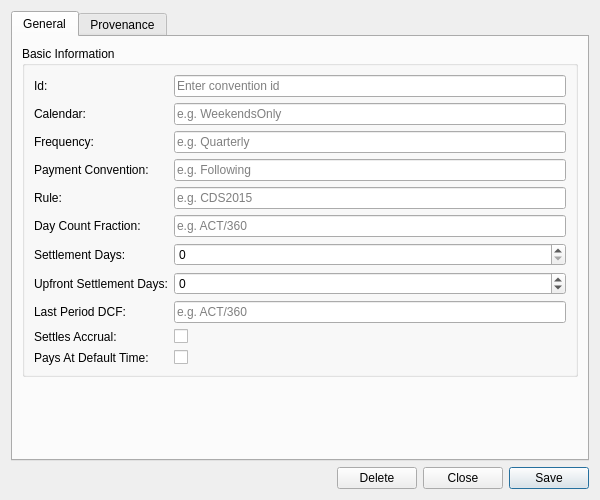
<?xml version="1.0" encoding="UTF-8"?>
<ui version="4.0">
 <class>CdsConventionDetailDialog</class>
 <widget class="QWidget" name="CdsConventionDetailDialog">
  <property name="geometry">
   <rect>
    <x>0</x>
    <y>0</y>
    <width>600</width>
    <height>500</height>
   </rect>
  </property>
  <property name="sizePolicy">
   <sizepolicy hsizetype="Preferred" vsizetype="Preferred">
    <horstretch>0</horstretch>
    <verstretch>0</verstretch>
   </sizepolicy>
  </property>
  <property name="minimumSize">
   <size>
    <width>600</width>
    <height>500</height>
   </size>
  </property>
  <property name="windowTitle">
   <string>CDS Convention Details</string>
  </property>
  <layout class="QVBoxLayout" name="verticalLayout">
   <item>
    <widget class="QTabWidget" name="tabWidget">
     <property name="currentIndex"><number>0</number></property>
     <widget class="QWidget" name="generalTab">
      <attribute name="title"><string>General</string></attribute>
      <layout class="QVBoxLayout" name="generalLayout">
       <item>
        <widget class="QGroupBox" name="basicInfoGroup">
         <property name="title">
          <string>Basic Information</string>
         </property>
         <layout class="QFormLayout" name="formLayout">
          <item row="0" column="0">
           <widget class="QLabel" name="labelId">
            <property name="text">
             <string>Id:</string>
            </property>
           </widget>
          </item>
          <item row="0" column="1">
           <widget class="QLineEdit" name="idEdit">
            <property name="placeholderText">
             <string>Enter convention id</string>
            </property>
           </widget>
          </item>
          <item row="1" column="0">
           <widget class="QLabel" name="labelCalendar">
            <property name="text">
             <string>Calendar:</string>
            </property>
           </widget>
          </item>
          <item row="1" column="1">
           <widget class="QLineEdit" name="calendarEdit">
            <property name="placeholderText">
             <string>e.g. WeekendsOnly</string>
            </property>
           </widget>
          </item>
          <item row="2" column="0">
           <widget class="QLabel" name="labelFrequency">
            <property name="text">
             <string>Frequency:</string>
            </property>
           </widget>
          </item>
          <item row="2" column="1">
           <widget class="QLineEdit" name="frequencyEdit">
            <property name="placeholderText">
             <string>e.g. Quarterly</string>
            </property>
           </widget>
          </item>
          <item row="3" column="0">
           <widget class="QLabel" name="labelPaymentConvention">
            <property name="text">
             <string>Payment Convention:</string>
            </property>
           </widget>
          </item>
          <item row="3" column="1">
           <widget class="QLineEdit" name="paymentConventionEdit">
            <property name="placeholderText">
             <string>e.g. Following</string>
            </property>
           </widget>
          </item>
          <item row="4" column="0">
           <widget class="QLabel" name="labelRule">
            <property name="text">
             <string>Rule:</string>
            </property>
           </widget>
          </item>
          <item row="4" column="1">
           <widget class="QLineEdit" name="ruleEdit">
            <property name="placeholderText">
             <string>e.g. CDS2015</string>
            </property>
           </widget>
          </item>
          <item row="5" column="0">
           <widget class="QLabel" name="labelDayCountFraction">
            <property name="text">
             <string>Day Count Fraction:</string>
            </property>
           </widget>
          </item>
          <item row="5" column="1">
           <widget class="QLineEdit" name="dayCountFractionEdit">
            <property name="placeholderText">
             <string>e.g. ACT/360</string>
            </property>
           </widget>
          </item>
          <item row="6" column="0">
           <widget class="QLabel" name="labelSettlementDays">
            <property name="text">
             <string>Settlement Days:</string>
            </property>
           </widget>
          </item>
          <item row="6" column="1">
           <widget class="QSpinBox" name="settlementDaysEdit">
            <property name="minimum">
             <number>0</number>
            </property>
            <property name="maximum">
             <number>10</number>
            </property>
           </widget>
          </item>
          <item row="7" column="0">
           <widget class="QLabel" name="labelUpfrontSettlementDays">
            <property name="text">
             <string>Upfront Settlement Days:</string>
            </property>
           </widget>
          </item>
          <item row="7" column="1">
           <widget class="QSpinBox" name="upfrontSettlementDaysEdit">
            <property name="minimum">
             <number>-1</number>
            </property>
            <property name="maximum">
             <number>10</number>
            </property>
            <property name="specialValueText">
             <string>(unset)</string>
            </property>
           </widget>
          </item>
          <item row="8" column="0">
           <widget class="QLabel" name="labelLastPeriodDayCountFraction">
            <property name="text">
             <string>Last Period DCF:</string>
            </property>
           </widget>
          </item>
          <item row="8" column="1">
           <widget class="QLineEdit" name="lastPeriodDayCountFractionEdit">
            <property name="placeholderText">
             <string>e.g. ACT/360</string>
            </property>
           </widget>
          </item>
          <item row="9" column="0">
           <widget class="QLabel" name="labelSettlesAccrual">
            <property name="text">
             <string>Settles Accrual:</string>
            </property>
           </widget>
          </item>
          <item row="9" column="1">
           <widget class="QCheckBox" name="settlesAccrualEdit">
            <property name="text">
             <string/>
            </property>
           </widget>
          </item>
          <item row="10" column="0">
           <widget class="QLabel" name="labelPaysAtDefaultTime">
            <property name="text">
             <string>Pays At Default Time:</string>
            </property>
           </widget>
          </item>
          <item row="10" column="1">
           <widget class="QCheckBox" name="paysAtDefaultTimeEdit">
            <property name="text">
             <string/>
            </property>
           </widget>
          </item>
         </layout>
        </widget>
       </item>
       <item>
        <spacer name="verticalSpacer">
         <property name="orientation">
          <enum>Qt::Vertical</enum>
         </property>
         <property name="sizeHint" stdset="0">
          <size>
           <width>20</width>
           <height>40</height>
          </size>
         </property>
        </spacer>
       </item>
      </layout>
     </widget>
     <widget class="QWidget" name="provenanceTab">
      <attribute name="title"><string>Provenance</string></attribute>
      <layout class="QVBoxLayout" name="provenanceTabLayout">
       <item>
        <widget class="ores::qt::ProvenanceWidget" name="provenanceWidget" native="true"/>
       </item>
      </layout>
     </widget>
    </widget>
   </item>
   <item>
    <layout class="QHBoxLayout" name="buttonLayout">
     <item>
      <spacer name="horizontalSpacer">
       <property name="orientation">
        <enum>Qt::Horizontal</enum>
       </property>
       <property name="sizeHint" stdset="0">
        <size>
         <width>40</width>
         <height>20</height>
        </size>
       </property>
      </spacer>
     </item>
     <item>
      <widget class="QPushButton" name="deleteButton">
       <property name="text">
        <string>Delete</string>
       </property>
      </widget>
     </item>
     <item>
      <widget class="QPushButton" name="closeButton">
       <property name="text">
        <string>Close</string>
       </property>
      </widget>
     </item>
     <item>
      <widget class="QPushButton" name="saveButton">
       <property name="text">
        <string>Save</string>
       </property>
       <property name="default">
        <bool>true</bool>
       </property>
      </widget>
     </item>
    </layout>
   </item>
  </layout>
 </widget>
 <customwidgets>
  <customwidget>
   <class>ores::qt::ProvenanceWidget</class>
   <extends>QWidget</extends>
   <header>ores.qt/ProvenanceWidget.hpp</header>
  </customwidget>
 </customwidgets>
 <resources/>
 <connections/>
</ui>
